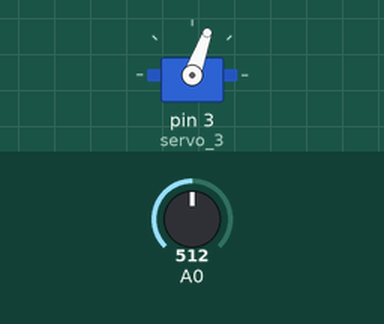
The sketch below on a simulated Arduino Uno, built with avr-gcc and run on an emulated ATmega328P. Parts: servo. The test bench sets the inputs (shaded band); at power-on: A0 = 512.

Above: at 1.2 s.
1.3 s: A0 set to 716
At 2.3 s:
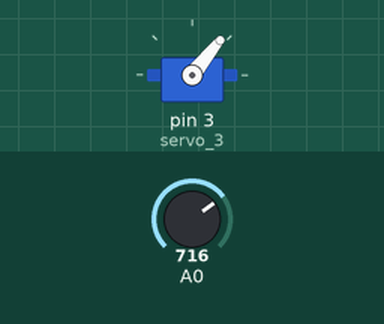
2.8 s: A0 set to 900
At 3.3 s:
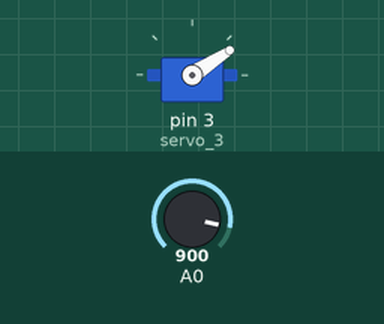
4.3 s: A0 set to 306
At 5.5 s:
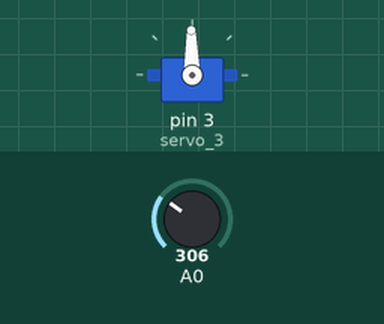
5.8 s: A0 set to 122
At 6.7 s:
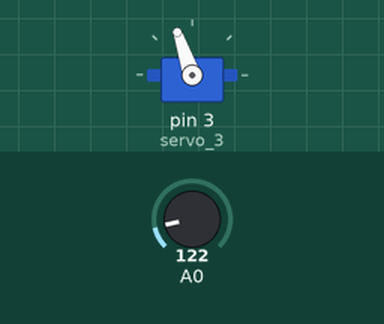
7.3 s: A0 set to 0
At 8.0 s:
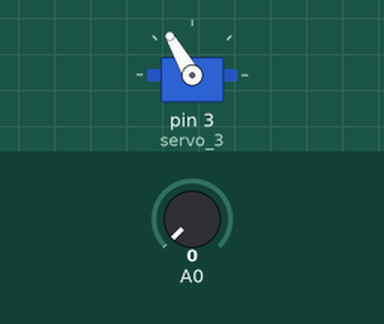
Timing chart, 0 to 9.8 s (numbered marks = the images above; inputs shaded):
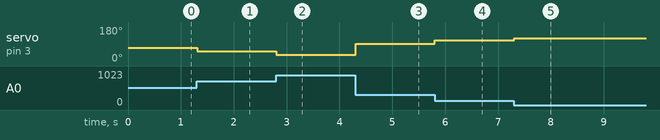

The sketch:

video_21.ino
```cpp
#include <Servo.h>

Servo servo_3;

void setup()
{
  pinMode(A0, INPUT);
  servo_3.attach(3);

}

void loop()
{
  servo_3.write(map(analogRead(A0), 0, 1023, 120, 20));
  delay(10); // Delay a little bit to improve simulation performance
}
```

Measured:
- after the input at 1.3 s, servo on pin 3 (servo_3): 70° → 51° at once
- after the input at 2.8 s, servo on pin 3 (servo_3): 51° → 33° at once
- after the input at 4.3 s, servo on pin 3 (servo_3): 33° → 91° at once
- after the input at 5.8 s, servo on pin 3 (servo_3): 91° → 109° at once
- after the input at 7.3 s, servo on pin 3 (servo_3): 109° → 120° at once
